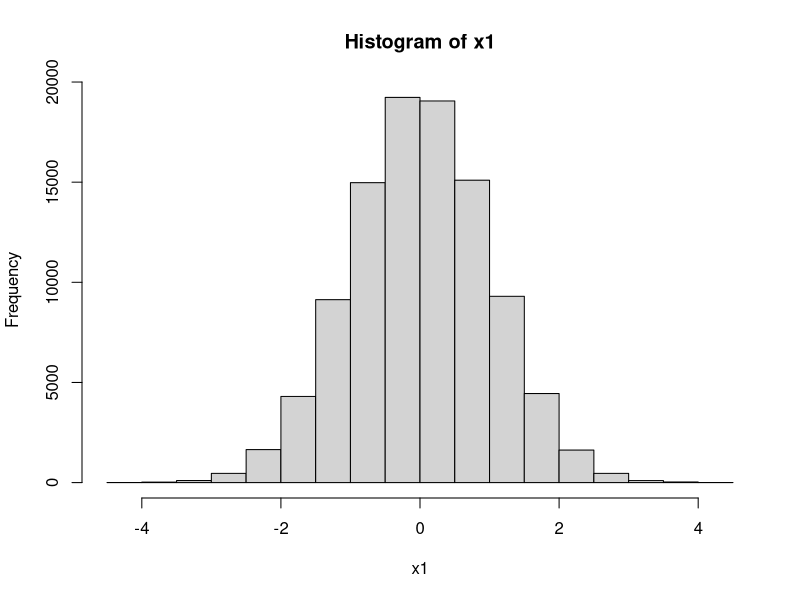
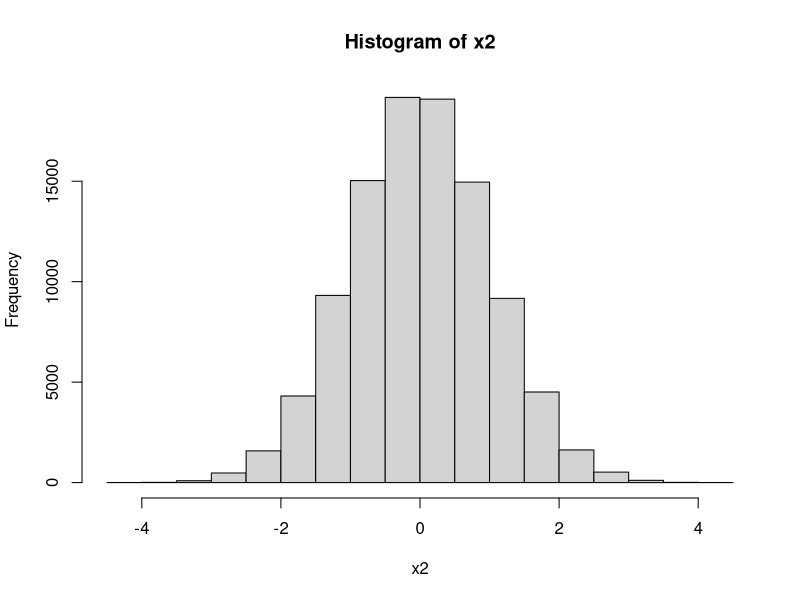

Here is the R script that generated these plots, in order:
# t-test example

x1 <- rnorm(100000, mean = 0, sd = 1)
x2 <- rnorm(100000, mean = 0, sd = 1)

hist(x1)
hist(x2)

t.test(x1, x2)

# Results:
# t = 0.080914, df = 2e+05, p-value = 0.9355
# alternative hypothesis: true difference in means is not equal to 0
# 95 percent confidence interval:
#   -0.008417069  0.009141962
# sample estimates:
#   mean of x   mean of y 
# 0.002722954 0.002360507 